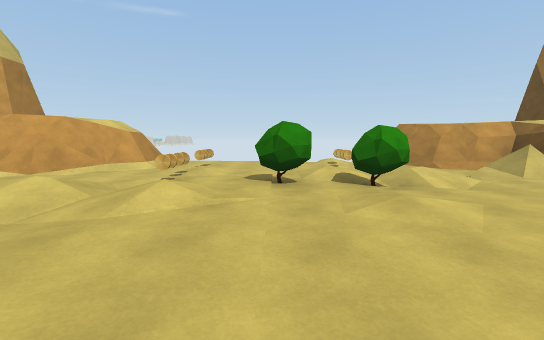
[1] (above)

16 first-person views from a walk through a 3-D level made in the Unity game engine. The camera is 1.4 m above the floor, tilts 6° down and sees 90° across. The floor is counted in squares, 2 m on a side. Each view is taken from the middle of a square. On the plan, view 1 faces up. The plan holds only what a view shows up to about 9 squares ahead; the rest is blank. The place goes on beyond the plan. The player is left out.

[2]
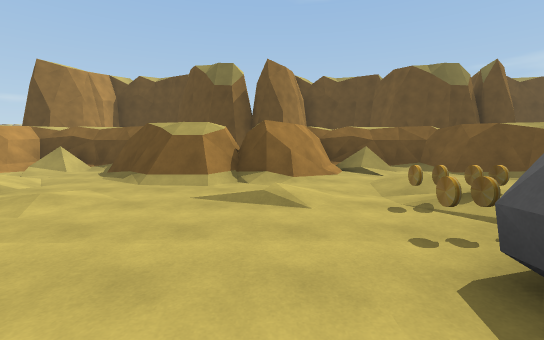

[3]
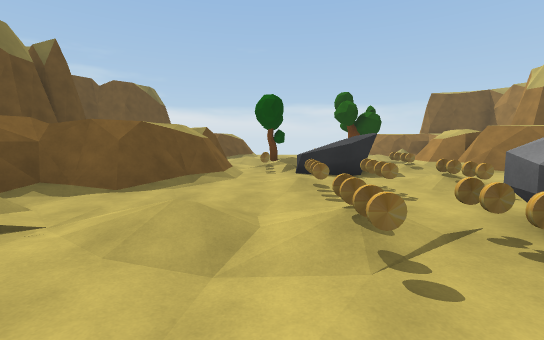

[4]
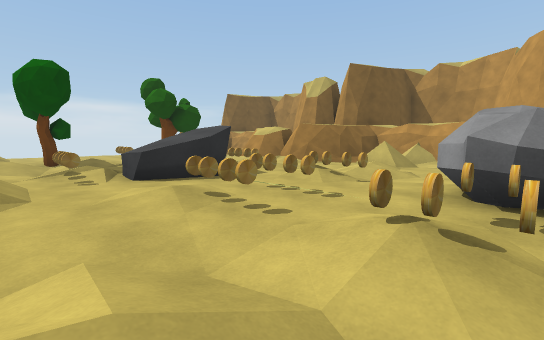

[5]
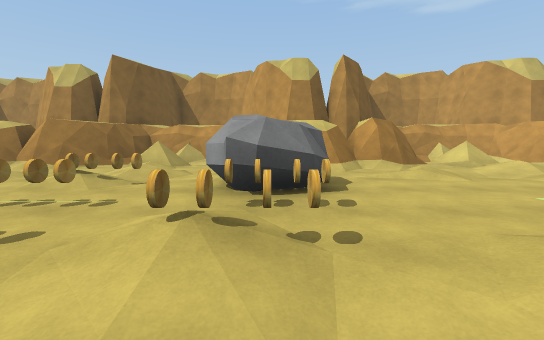

[6]
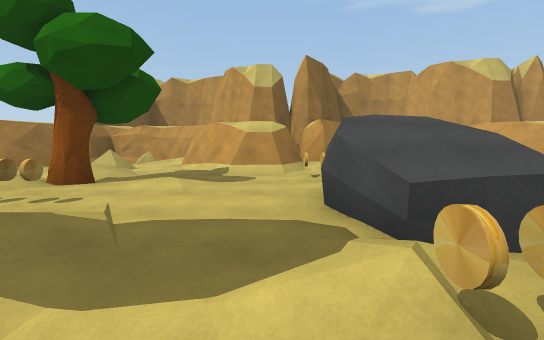

[7]
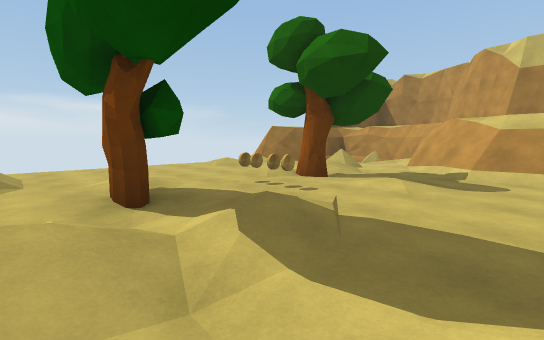

[8]
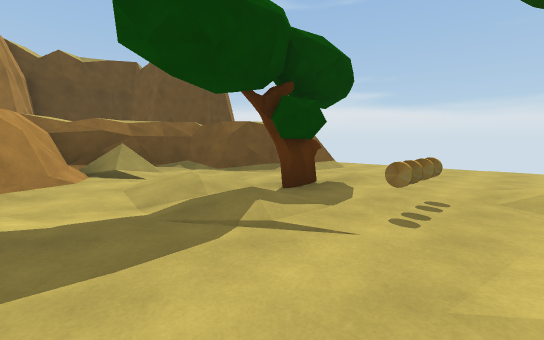

[9]
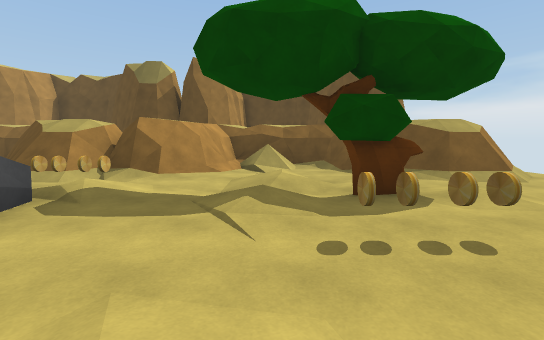

[10]
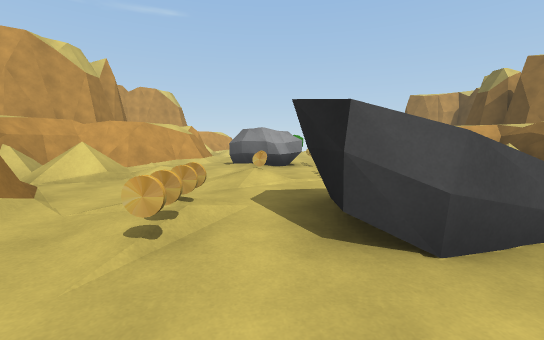

[11]
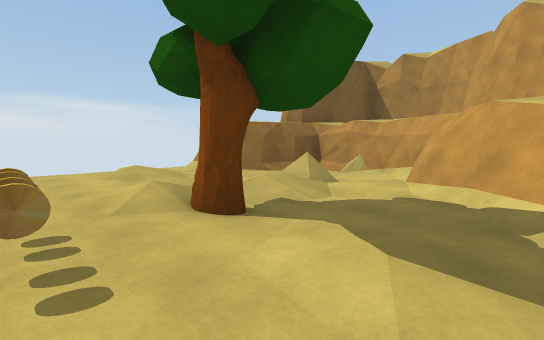

[12]
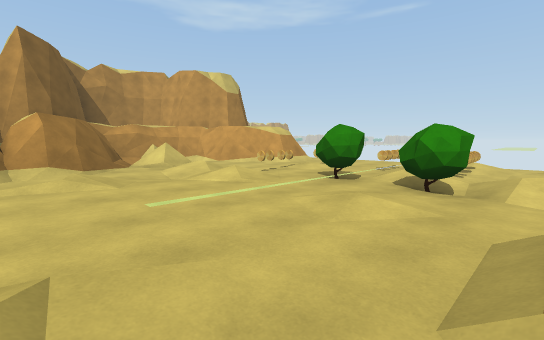

[13]
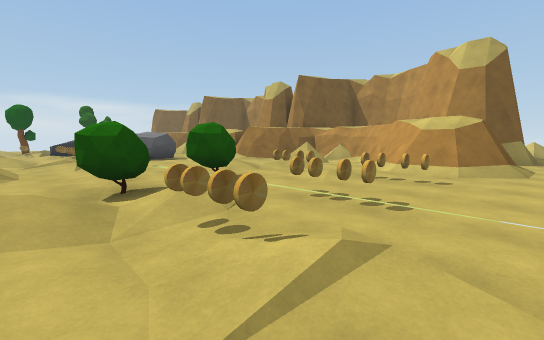

[14]
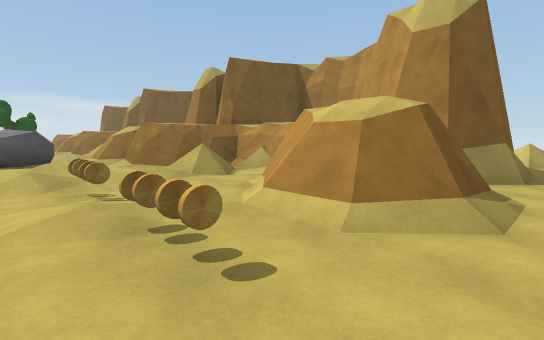

[15]
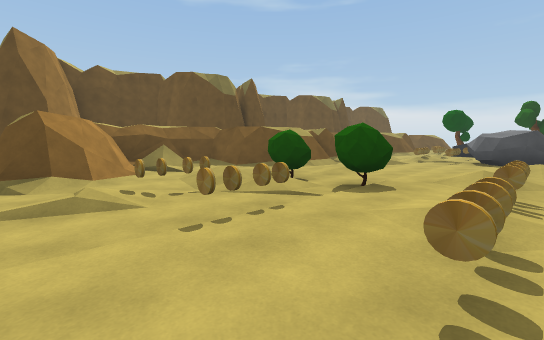

[16]
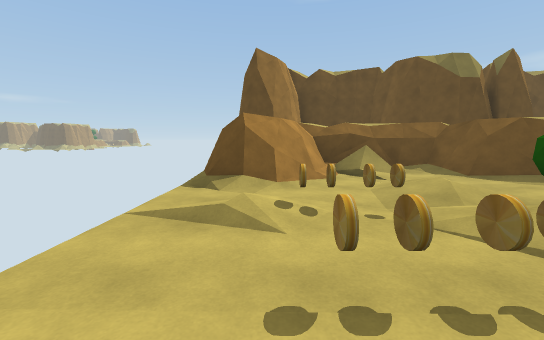

### Floor plan
Key: @ floor where view 1 was taken; # wall or solid block; . main floor; : floor 0.25 m higher than the main floor; - floor 0.25 m lower than the main floor; / step, stairs or slope; C coin; R rock; T tree; O other object.
Columns run from 7 left of view 1 to 6 right of it. Each row starts with its distance up from view 1.
  9 #..........#
  8 ####/C.C.C.##
  7   ##/C.C.C./##
  6  ###.:../././#
  5  ##..O.O.O/./#
  4  #.//C......##
  3  #///:/....##
  2  ##/....../#
  1  ###.:..../#
  0   ##.:.@.//#
 -1   ##/.RC...###
 -2   ##/RRCC/../#
 -3  ##...R.C.:./#
 -4  #....CCC.-./#
 -5  #///.CCC..###
 -6  ##.......##
 -7   ##.CRRRC##
 -8    #.C.RRC.#
 -9    #/......##
-10    #/....-..##
-11  ###....:.:./#
-12  #/.-T.C.T/..#
-13  #//://C.T./##
-14  #//. ..../##
-15  ###....../#
-16    #.:.....#
-17     /////

Positions as (right, up) in squares from view 1, and headings:
1: (0, 0), facing up
2: (-2, 0), facing right
3: (2, 0), facing down
4: (3, -2), facing down-left
5: (3, -2), facing left
6: (3, -9), facing left
7: (3, -9), facing down-left
8: (-1, -9), facing down-right
9: (-2, -11), facing right
10: (-1, -10), facing up
11: (0, -10), facing down-left
12: (3, 0), facing up-left
13: (3, 9), facing down-left
14: (-1, 9), facing down-left
15: (-2, 9), facing down-right
16: (-1, 8), facing right
